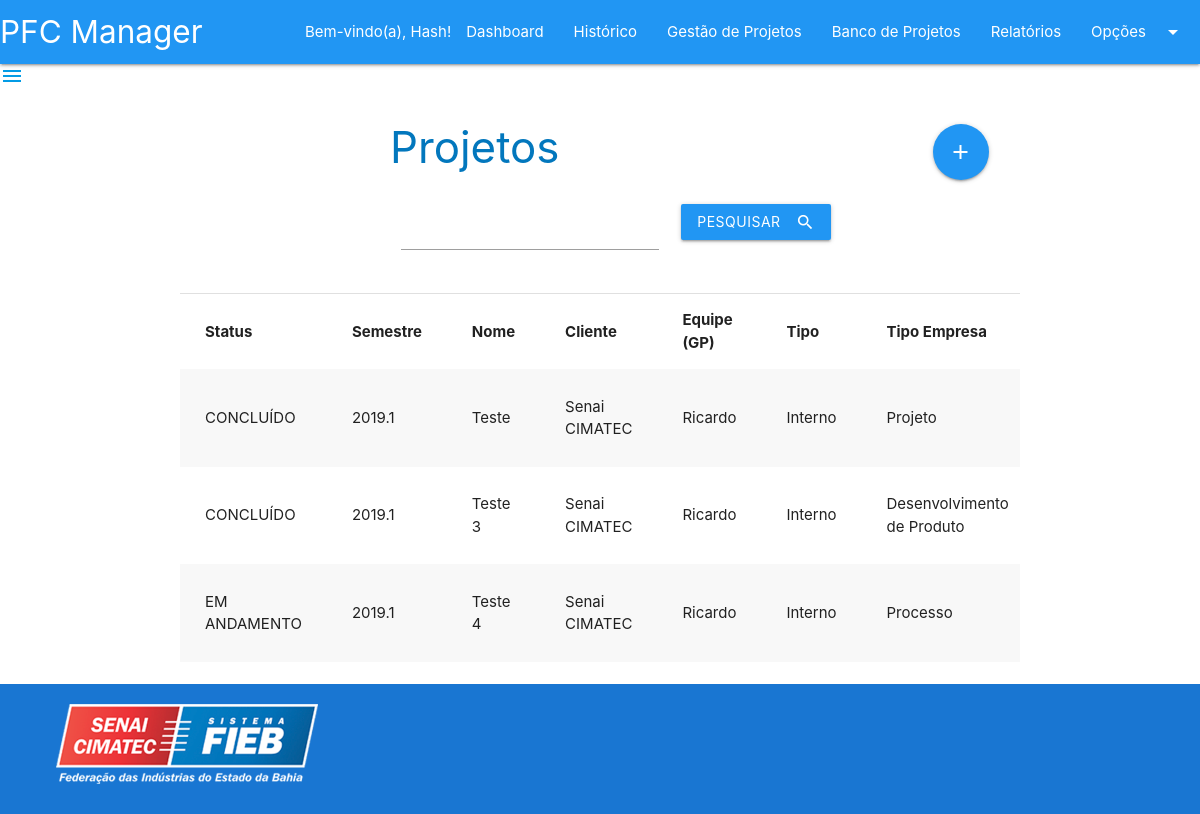
/telas/paginas_projeto/index_projeto.php (signed in), run on the app's committed database.
### tables this page shows
CREATE TABLE `cursos` (
  `curso_id` int NOT NULL AUTO_INCREMENT,
  `curso_nome` varchar(45) DEFAULT NULL,
  `curso_area_id` int NOT NULL,
  `curso_coordenador_id` int NOT NULL,
  PRIMARY KEY (`curso_id`),
  KEY `fk_cursos_areas1_idx` (`curso_area_id`),
  KEY `fk_cursos_coordenadores1_idx` (`curso_coordenador_id`),
  CONSTRAINT `fk_cursos_areas1` FOREIGN KEY (`curso_area_id`) REFERENCES `areas` (`area_id`),
  CONSTRAINT `fk_cursos_coordenadores1` FOREIGN KEY (`curso_coordenador_id`) REFERENCES `coordenadores` (`coordenador_id`)
);

CREATE TABLE `projetos` (
  `projeto_id` int NOT NULL AUTO_INCREMENT,
  `projeto_nome` varchar(45) DEFAULT NULL,
  `projeto_tipo` varchar(45) DEFAULT NULL,
  `projeto_empresa` varchar(45) DEFAULT NULL,
  `projeto_negocio` varchar(45) DEFAULT NULL,
  `projeto_macrotema` varchar(45) DEFAULT NULL,
  `projeto_risco` varchar(45) DEFAULT NULL,
  `projeto_retorno` decimal(10,2) DEFAULT NULL,
  `projeto_status` int DEFAULT NULL,
  `projeto_semestre` decimal(5,1) DEFAULT NULL,
  `projeto_entregavel1` date DEFAULT NULL,
  `projeto_status1` int DEFAULT NULL,
  `projeto_entregavel2` date DEFAULT NULL,
  `projeto_status2` int DEFAULT NULL,
  `projeto_entregavel3` date DEFAULT NULL,
  `projeto_status3` int DEFAULT NULL,
  `projeto_observacao` varchar(1000) DEFAULT NULL,
  `projeto_motivocancelamento` varchar(1000) DEFAULT NULL,
  `projeto_tem_banca` tinyint NOT NULL,
  `projeto_cliente_id` int DEFAULT NULL,
  `projeto_equipe_id` int DEFAULT NULL,
  PRIMARY KEY (`projeto_id`),
  KEY `fk_projetos_clientes1_idx` (`projeto_cliente_id`),
  KEY `fk_projetos_equipes1_idx` (`projeto_equipe_id`),
  CONSTRAINT `fk_projetos_clientes1` FOREIGN KEY (`projeto_cliente_id`) REFERENCES `clientes` (`cliente_id`),
  CONSTRAINT `fk_projetos_equipes1` FOREIGN KEY (`projeto_equipe_id`) REFERENCES `equipes` (`equipe_id`)
);

CREATE TABLE `clientes` (
  `cliente_id` int NOT NULL AUTO_INCREMENT,
  `cliente_razaosocial` varchar(45) DEFAULT NULL,
  `cliente_nomefantasia` varchar(45) DEFAULT NULL,
  `cliente_endereco` varchar(45) DEFAULT NULL,
  `cliente_nomerepresentante` varchar(45) DEFAULT NULL,
  `cliente_emailrepresentante` varchar(45) DEFAULT NULL,
  `cliente_telrepresentante` varchar(45) DEFAULT NULL,
  `cliente_problema` varchar(1000) DEFAULT NULL,
  `cliente_solucao` varchar(1000) DEFAULT NULL,
  `cliente_resultado` varchar(1000) DEFAULT NULL,
  PRIMARY KEY (`cliente_id`)
);

CREATE TABLE `equipes` (
  `equipe_id` int NOT NULL AUTO_INCREMENT,
  `equipe_nota` decimal(3,1) DEFAULT NULL,
  `equipe_gestor` varchar(45) DEFAULT NULL,
  `equipe_membro1` varchar(45) DEFAULT NULL,
  `equipe_membro2` varchar(45) DEFAULT NULL,
  `equipe_membro3` varchar(45) DEFAULT NULL,
  `equipe_membro4` varchar(45) DEFAULT NULL,
  `equipe_membro5` varchar(45) DEFAULT NULL,
  `equipe_tem_projeto` tinyint NOT NULL,
  `equipe_turma_id` int NOT NULL,
  PRIMARY KEY (`equipe_id`),
  KEY `fk_equipes_turmas1_idx` (`equipe_turma_id`),
  CONSTRAINT `fk_equipes_turmas1` FOREIGN KEY (`equipe_turma_id`) REFERENCES `turmas` (`turma_id`)
);

### servicos/ServicosProjeto.php (called while the page is built, shortened)
<?php
class ServicosProjeto implements iServicosProjeto
{
  function listarProjetos()
  {
    $conexao = conectar();
    $consulta = "SELECT * FROM cursos
        INNER JOIN areas
          ON cursos.curso_area_id = areas.area_id
        INNER JOIN coordenadores
          ON cursos.curso_coordenador_id = coordenadores.coordenador_id
        INNER JOIN turmas
          ON turmas.turma_curso_id = cursos.curso_id
        CROSS JOIN projetos
        INNER JOIN clientes
          ON projetos.projeto_cliente_id = clientes.cliente_id
        INNER JOIN equipes
          ON projetos.projeto_equipe_id = equipes.equipe_id
          AND equipes.equipe_turma_id = turmas.turma_id
        INNER JOIN gpes
          ON turmas.turma_gpe_id = gpes.gpe_id
        INNER JOIN orientadores
          ON turmas.turma_orientador_id = orientadores.orientador_id";
    $resultado = mysqli_query($conexao, $consulta);
    return $resultado;
  }
}

### telas/paginas_projeto/index_projeto.php (the view, shortened to what this page needs)
<?php require_once("../../servicos/ServicosProjeto.php"); ?>
<?php
if ($_SESSION["usuario_nome"]) {
?>
  <?php
  $servicosProjeto = new ServicosProjeto();
  ?>
  <!DOCTYPE html>
  <html lang="pt-BR">
  <head>
    <?php include_once("../compartilhado/head.php"); ?>
  </head>
  <body>
    <?php include_once("../compartilhado/header.php"); ?>
    <main>
      <div class="container">
        <div class="row">
          <form action="#">
            <h3 class="light-blue-text text-darken-3 page-title">Projetos
              <?php
              if (($_SESSION["usuario_perfil"]) == "Administrador" || ($_SESSION["usuario_perfil"]) == "GPE") {
              ?>
                <a title="Adicionar Projeto" href="cadastro_projeto.php" class="btn-floating btn-large waves-effect waves-light blue right" style="margin-right: 5%;">
                  <i class="material-icons">add</i>
                </a>
              <?php
              }
              ?>
            </h3>
            <div class="input-field col s4 offset-s3">
              <input name="nomeFantasia" maxlength="45" type="text">
            </div>
            <div class="input-field col s4">
              <button class="btn waves-effect waves-light blue" type="submit" name="action">Pesquisar
                <i class="material-icons right ">search</i>
              </button>
            </div>
          </form>
        </div>
        <div class="divider"></div>
        <div class="table">
          <table class="striped">
            <thead>
              <tr>
                <th>Status</th>
                <th>Semestre</th>
                <th>Nome</th>
                <th>Cliente</th>
                <th>Equipe (GP)</th>
                <th>Tipo</th>
                <th>Tipo Empresa</th>
              </tr>
            </thead>
            <tbody>
              <?php
              $resultado = $servicosProjeto->listarProjetos();
              while ($linha = mysqli_fetch_assoc($resultado)) {
              ?>
                <tr>
                  <?php
                  switch ($linha["projeto_status"]) {
                    case '2':
                      $projeto_status = "EM ANDAMENTO";
                      break;
                    case '3':
                      $projeto_status = "CONCLUÍDO";
                      break;
                  }
                  ?>
                  <td><?php echo $projeto_status ?></td>
                  <td><?php echo $linha["projeto_semestre"] ?></td>
                  <td><?php echo $linha["projeto_nome"] ?></td>
                  <td><?php echo $linha["cliente_razaosocial"] ?></td>
                  <td><?php echo $linha["equipe_gestor"] ?></td>
                  <td><?php echo $linha["projeto_tipo"] ?></td>
                  <td><?php echo $linha["projeto_empresa"] ?></td>
                </tr>
              <?php
              }
              ?>
            </tbody>
          </table>
        </div>
      </div>
      <br>
    </main>
    <?php include_once("../compartilhado/footer.php"); ?>
  </body>
  </html>
<?php
} else {
  header("location:../inicio/login.php");
}
?>

### telas/compartilhado/head.php (style rules this page uses)
div.table { overflow-x: scroll; }
th, td { min-width: 50px; }
.page-title { padding-left: 25%; }
body { display: flex; min-height: 100vh; flex-direction: column; }
main { flex: 1 0 auto; }

### telas/paginas_projeto/index_projeto.php (style rules this page uses)
td, th { padding: 15px 25px; }

### data on the page
cursos: projetos.projeto_status "CONCLUÍDO", projetos.projeto_semestre "2019.1", projetos.projeto_nome "Teste", clientes.cliente_razaosocial "Senai CIMATEC", equipes.equipe_gestor "Ricardo", projetos.projeto_tipo "Interno", projetos.projeto_empresa "Projeto", projetos.projeto_nome "Teste 3", projetos.projeto_empresa "Desenvolvimento de Produto", projetos.projeto_status "EM ANDAMENTO", projetos.projeto_nome "Teste 4", projetos.projeto_empresa "Processo"

### other printed values
$_SESSION["usuario_nome"] "Hash"
